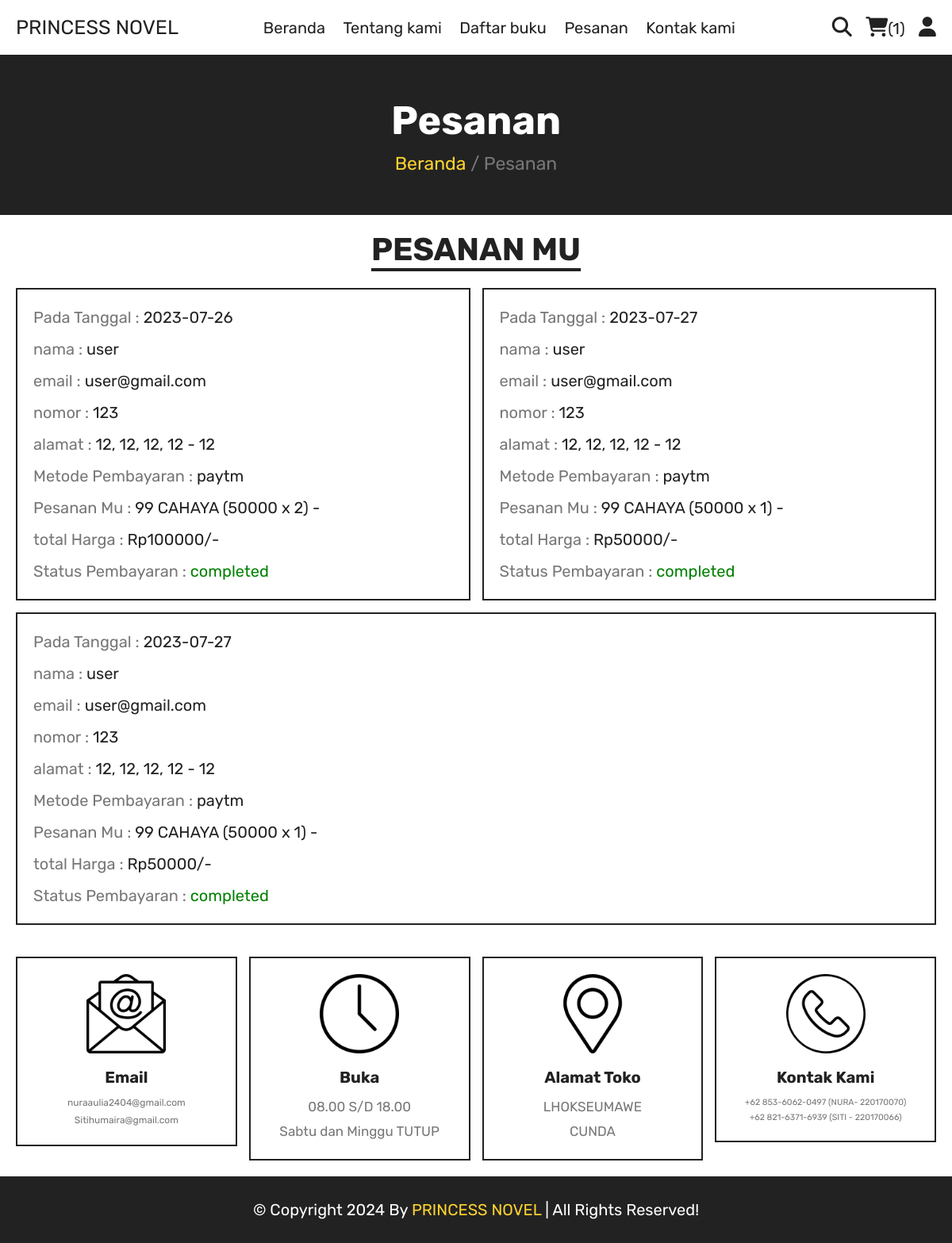
The app's page /user/pesanan.php (signed in) with its own data.
### tables this page shows
CREATE TABLE `orders` (
  `id` int(100) NOT NULL,
  `user_id` int(100) NOT NULL,
  `name` varchar(20) NOT NULL,
  `number` varchar(10) NOT NULL,
  `email` varchar(50) NOT NULL,
  `method` varchar(50) NOT NULL,
  `address` varchar(500) NOT NULL,
  `total_products` varchar(1000) NOT NULL,
  `total_price` int(100) NOT NULL,
  `placed_on` date NOT NULL DEFAULT current_timestamp(),
  `payment_status` varchar(20) NOT NULL DEFAULT 'pending'
);

### user/pesanan.php (the view, shortened to what this page needs)
<?php
include '../components/connect.php';
if (isset($_SESSION['user_id'])) {
   $user_id = $_SESSION['user_id'];
} else {
   $user_id = '';
   header('location:beranda.php');
};
?>
<!DOCTYPE html>
<html lang="en">
<head>
   <link rel="stylesheet" href="https://cdnjs.cloudflare.com/ajax/libs/font-awesome/6.1.1/css/all.min.css">
   <link rel="stylesheet" href="../css/style.css">
</head>
<body>
   <?php include '../components/user_header.php'; ?>
   <div class="heading">
      <h3>Pesanan</h3>
      <p><a href="beranda.php">Beranda</a> <span> / Pesanan</span></p>
   </div>
   <section class="orders">
      <h1 class="title">Pesanan Mu</h1>
      <div class="box-container">
         <?php
         if ($user_id == '') {
            echo '<p class="empty">Tolong Login Untuk Melakukan Pemesanan</p>';
         } else {
            $select_orders = $conn->prepare("SELECT * FROM `orders` WHERE user_id = ?");
            $select_orders->execute([$user_id]);
            if ($select_orders->rowCount() > 0) {
               while ($fetch_orders = $select_orders->fetch(PDO::FETCH_ASSOC)) {
         ?>
                  <div class="box">
                     <p>Pada Tanggal : <span><?= $fetch_orders['placed_on']; ?></span></p>
                     <p>nama : <span><?= $fetch_orders['name']; ?></span></p>
                     <p>email : <span><?= $fetch_orders['email']; ?></span></p>
                     <p>nomor : <span><?= $fetch_orders['number']; ?></span></p>
                     <p>alamat : <span><?= $fetch_orders['address']; ?></span></p>
                     <p>Metode Pembayaran : <span><?= $fetch_orders['method']; ?></span></p>
                     <p>Pesanan Mu : <span><?= $fetch_orders['total_products']; ?></span></p>
                     <p>total Harga : <span>Rp<?= $fetch_orders['total_price']; ?>/-</span></p>
                     <p>Status Pembayaran : <span style="color:<?php if ($fetch_orders['payment_status'] == 'pending') {
                                                                  echo 'red';
                                                               } else {
                                                                  echo 'green';
                                                               }; ?>"><?= $fetch_orders['payment_status']; ?></span> </p>
                  </div>
         <?php
               }
            } else {
               echo '<p class="empty">no orders placed yet!</p>';
            }
         }
         ?>
      </div>
   </section>
   <?php include '../components/footer.php'; ?>
</body>
</html>

### css/style.css (style rules this page uses)
:root { --yellow:#fed330; --red:#e74c3c; --white:#fff; --black:#222; --light-color:#777; --border:.2rem solid var(--black); }
* { font-family: 'Rubik', sans-serif; margin:0; padding:0; box-sizing: border-box; outline: none; border: none; text-decoration: none; }
html { font-size: 62.5%; overflow-x: hidden; scroll-behavior: smooth; stop-opacity: 7rem; }
section { margin:0 auto; max-width: 1200px; padding:2rem; }
.title { text-align: center; margin-bottom: 2.5rem; font-size: 4rem; color:var(--black); text-transform: uppercase; text-decoration: underline; text-underline-offset: 1rem; }
.heading { display: flex; align-items: center; justify-content: center; gap:1rem; flex-flow: column; background-color: var(--black); min-height: 20rem; }
.heading h3 { font-size: 5rem; color:var(--white); text-transform: capitalize; }
.heading p { font-size: 2.3rem; color:var(--light-color); }
.heading p a { color:var(--yellow); }
.orders .box-container { display: flex; flex-wrap: wrap; gap:1.5rem; align-items: flex-start; }
.orders .box-container .box { padding:1rem 2rem; border:var(--border); flex:1 1 40rem; }
.orders .box-container .box p { line-height: 1.5; margin:1rem 0; font-size: 2rem; color:var(--light-color); }
.orders .box-container .box p span { color:var(--black); }

### records on screen
orders: placed_on "2023-07-26", name "user", email "user@gmail.com", number "123", address "12, 12, 12, 12 - 12", method "paytm", total_products "99 CAHAYA (50000 x 2) -", total_price "100000", payment_status "completed"
orders: placed_on "2023-07-27", name "user", email "user@gmail.com", number "123", address "12, 12, 12, 12 - 12", method "paytm", total_products "99 CAHAYA (50000 x 1) -", total_price "50000", payment_status "completed"
orders: placed_on "2023-07-27", name "user", email "user@gmail.com", number "123", address "12, 12, 12, 12 - 12", method "paytm", total_products "99 CAHAYA (50000 x 1) -", total_price "50000", payment_status "completed"

### other values on screen
$total_cart_items "1"
